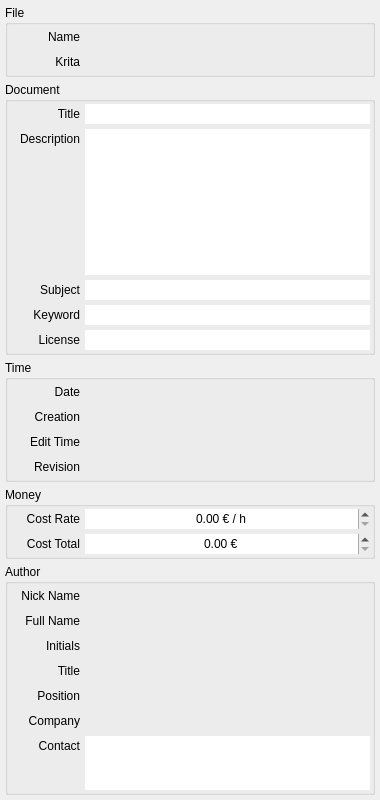
<?xml version="1.0" encoding="UTF-8"?>
<ui version="4.0">
 <class>widget_information</class>
 <widget class="QWidget" name="widget_information">
  <property name="geometry">
   <rect>
    <x>0</x>
    <y>0</y>
    <width>380</width>
    <height>800</height>
   </rect>
  </property>
  <property name="windowTitle">
   <string>Form</string>
  </property>
  <layout class="QVBoxLayout" name="widget_information_layout">
   <property name="spacing">
    <number>0</number>
   </property>
   <property name="leftMargin">
    <number>0</number>
   </property>
   <property name="topMargin">
    <number>0</number>
   </property>
   <property name="rightMargin">
    <number>0</number>
   </property>
   <property name="bottomMargin">
    <number>0</number>
   </property>
   <item>
    <widget class="QScrollArea" name="scroll_area_information">
     <property name="focusPolicy">
      <enum>Qt::NoFocus</enum>
     </property>
     <property name="frameShape">
      <enum>QFrame::NoFrame</enum>
     </property>
     <property name="frameShadow">
      <enum>QFrame::Plain</enum>
     </property>
     <property name="lineWidth">
      <number>0</number>
     </property>
     <property name="widgetResizable">
      <bool>true</bool>
     </property>
     <property name="alignment">
      <set>Qt::AlignCenter</set>
     </property>
     <widget class="QWidget" name="scroll_area_contents_information">
      <property name="geometry">
       <rect>
        <x>0</x>
        <y>0</y>
        <width>380</width>
        <height>800</height>
       </rect>
      </property>
      <layout class="QVBoxLayout" name="scroll_area_contents_information_layout">
       <property name="spacing">
        <number>5</number>
       </property>
       <property name="leftMargin">
        <number>5</number>
       </property>
       <property name="topMargin">
        <number>5</number>
       </property>
       <property name="rightMargin">
        <number>5</number>
       </property>
       <property name="bottomMargin">
        <number>5</number>
       </property>
       <item>
        <widget class="QGroupBox" name="group_file">
         <property name="sizePolicy">
          <sizepolicy hsizetype="Preferred" vsizetype="Fixed">
           <horstretch>0</horstretch>
           <verstretch>0</verstretch>
          </sizepolicy>
         </property>
         <property name="focusPolicy">
          <enum>Qt::NoFocus</enum>
         </property>
         <property name="title">
          <string>File</string>
         </property>
         <property name="flat">
          <bool>true</bool>
         </property>
         <layout class="QGridLayout" name="group_file_layout">
          <property name="leftMargin">
           <number>2</number>
          </property>
          <property name="topMargin">
           <number>2</number>
          </property>
          <property name="rightMargin">
           <number>2</number>
          </property>
          <property name="bottomMargin">
           <number>2</number>
          </property>
          <property name="spacing">
           <number>5</number>
          </property>
          <item row="0" column="1">
           <widget class="QLabel" name="info_file_name">
            <property name="sizePolicy">
             <sizepolicy hsizetype="Ignored" vsizetype="Fixed">
              <horstretch>0</horstretch>
              <verstretch>0</verstretch>
             </sizepolicy>
            </property>
            <property name="minimumSize">
             <size>
              <width>0</width>
              <height>20</height>
             </size>
            </property>
            <property name="maximumSize">
             <size>
              <width>16777215</width>
              <height>20</height>
             </size>
            </property>
            <property name="focusPolicy">
             <enum>Qt::NoFocus</enum>
            </property>
            <property name="text">
             <string/>
            </property>
           </widget>
          </item>
          <item row="0" column="0">
           <widget class="QLabel" name="label_file_name">
            <property name="minimumSize">
             <size>
              <width>70</width>
              <height>20</height>
             </size>
            </property>
            <property name="maximumSize">
             <size>
              <width>70</width>
              <height>20</height>
             </size>
            </property>
            <property name="focusPolicy">
             <enum>Qt::NoFocus</enum>
            </property>
            <property name="text">
             <string>Name</string>
            </property>
            <property name="alignment">
             <set>Qt::AlignRight|Qt::AlignTrailing|Qt::AlignVCenter</set>
            </property>
           </widget>
          </item>
          <item row="1" column="0">
           <widget class="QLabel" name="label_file_version">
            <property name="minimumSize">
             <size>
              <width>70</width>
              <height>20</height>
             </size>
            </property>
            <property name="maximumSize">
             <size>
              <width>70</width>
              <height>20</height>
             </size>
            </property>
            <property name="focusPolicy">
             <enum>Qt::NoFocus</enum>
            </property>
            <property name="text">
             <string>Krita</string>
            </property>
            <property name="alignment">
             <set>Qt::AlignRight|Qt::AlignTrailing|Qt::AlignVCenter</set>
            </property>
           </widget>
          </item>
          <item row="1" column="1">
           <widget class="QLabel" name="info_file_version">
            <property name="sizePolicy">
             <sizepolicy hsizetype="Ignored" vsizetype="Fixed">
              <horstretch>0</horstretch>
              <verstretch>0</verstretch>
             </sizepolicy>
            </property>
            <property name="minimumSize">
             <size>
              <width>0</width>
              <height>20</height>
             </size>
            </property>
            <property name="maximumSize">
             <size>
              <width>16777215</width>
              <height>20</height>
             </size>
            </property>
            <property name="focusPolicy">
             <enum>Qt::NoFocus</enum>
            </property>
            <property name="text">
             <string/>
            </property>
           </widget>
          </item>
         </layout>
        </widget>
       </item>
       <item>
        <widget class="QGroupBox" name="group_document">
         <property name="focusPolicy">
          <enum>Qt::NoFocus</enum>
         </property>
         <property name="title">
          <string>Document</string>
         </property>
         <property name="flat">
          <bool>true</bool>
         </property>
         <layout class="QGridLayout" name="group_document_layout">
          <property name="leftMargin">
           <number>2</number>
          </property>
          <property name="topMargin">
           <number>2</number>
          </property>
          <property name="rightMargin">
           <number>2</number>
          </property>
          <property name="bottomMargin">
           <number>2</number>
          </property>
          <property name="spacing">
           <number>5</number>
          </property>
          <item row="3" column="0">
           <widget class="QLabel" name="label_keyword">
            <property name="minimumSize">
             <size>
              <width>70</width>
              <height>20</height>
             </size>
            </property>
            <property name="maximumSize">
             <size>
              <width>70</width>
              <height>20</height>
             </size>
            </property>
            <property name="focusPolicy">
             <enum>Qt::NoFocus</enum>
            </property>
            <property name="text">
             <string>Keyword</string>
            </property>
            <property name="alignment">
             <set>Qt::AlignRight|Qt::AlignTrailing|Qt::AlignVCenter</set>
            </property>
           </widget>
          </item>
          <item row="5" column="1">
           <widget class="QLineEdit" name="info_license">
            <property name="sizePolicy">
             <sizepolicy hsizetype="Ignored" vsizetype="Fixed">
              <horstretch>0</horstretch>
              <verstretch>0</verstretch>
             </sizepolicy>
            </property>
            <property name="minimumSize">
             <size>
              <width>0</width>
              <height>20</height>
             </size>
            </property>
            <property name="maximumSize">
             <size>
              <width>16777215</width>
              <height>20</height>
             </size>
            </property>
            <property name="focusPolicy">
             <enum>Qt::ClickFocus</enum>
            </property>
            <property name="frame">
             <bool>false</bool>
            </property>
           </widget>
          </item>
          <item row="1" column="0" alignment="Qt::AlignTop">
           <widget class="QLabel" name="label_description">
            <property name="minimumSize">
             <size>
              <width>70</width>
              <height>20</height>
             </size>
            </property>
            <property name="maximumSize">
             <size>
              <width>70</width>
              <height>20</height>
             </size>
            </property>
            <property name="focusPolicy">
             <enum>Qt::NoFocus</enum>
            </property>
            <property name="text">
             <string>Description</string>
            </property>
            <property name="alignment">
             <set>Qt::AlignRight|Qt::AlignTrailing|Qt::AlignVCenter</set>
            </property>
           </widget>
          </item>
          <item row="3" column="1">
           <widget class="QLineEdit" name="info_keyword">
            <property name="sizePolicy">
             <sizepolicy hsizetype="Ignored" vsizetype="Fixed">
              <horstretch>0</horstretch>
              <verstretch>0</verstretch>
             </sizepolicy>
            </property>
            <property name="minimumSize">
             <size>
              <width>0</width>
              <height>20</height>
             </size>
            </property>
            <property name="maximumSize">
             <size>
              <width>16777215</width>
              <height>20</height>
             </size>
            </property>
            <property name="focusPolicy">
             <enum>Qt::ClickFocus</enum>
            </property>
            <property name="frame">
             <bool>false</bool>
            </property>
           </widget>
          </item>
          <item row="0" column="0">
           <widget class="QLabel" name="label_title">
            <property name="minimumSize">
             <size>
              <width>70</width>
              <height>20</height>
             </size>
            </property>
            <property name="maximumSize">
             <size>
              <width>70</width>
              <height>20</height>
             </size>
            </property>
            <property name="focusPolicy">
             <enum>Qt::NoFocus</enum>
            </property>
            <property name="text">
             <string>Title</string>
            </property>
            <property name="alignment">
             <set>Qt::AlignRight|Qt::AlignTrailing|Qt::AlignVCenter</set>
            </property>
           </widget>
          </item>
          <item row="0" column="1">
           <widget class="QLineEdit" name="info_title">
            <property name="sizePolicy">
             <sizepolicy hsizetype="Ignored" vsizetype="Fixed">
              <horstretch>0</horstretch>
              <verstretch>0</verstretch>
             </sizepolicy>
            </property>
            <property name="minimumSize">
             <size>
              <width>0</width>
              <height>20</height>
             </size>
            </property>
            <property name="maximumSize">
             <size>
              <width>16777215</width>
              <height>20</height>
             </size>
            </property>
            <property name="focusPolicy">
             <enum>Qt::ClickFocus</enum>
            </property>
            <property name="frame">
             <bool>false</bool>
            </property>
           </widget>
          </item>
          <item row="2" column="0">
           <widget class="QLabel" name="label_subject">
            <property name="minimumSize">
             <size>
              <width>70</width>
              <height>20</height>
             </size>
            </property>
            <property name="maximumSize">
             <size>
              <width>70</width>
              <height>20</height>
             </size>
            </property>
            <property name="focusPolicy">
             <enum>Qt::NoFocus</enum>
            </property>
            <property name="text">
             <string>Subject</string>
            </property>
            <property name="alignment">
             <set>Qt::AlignRight|Qt::AlignTrailing|Qt::AlignVCenter</set>
            </property>
           </widget>
          </item>
          <item row="1" column="1">
           <widget class="QTextEdit" name="info_description">
            <property name="sizePolicy">
             <sizepolicy hsizetype="Ignored" vsizetype="Preferred">
              <horstretch>0</horstretch>
              <verstretch>0</verstretch>
             </sizepolicy>
            </property>
            <property name="minimumSize">
             <size>
              <width>0</width>
              <height>100</height>
             </size>
            </property>
            <property name="maximumSize">
             <size>
              <width>16777215</width>
              <height>16777215</height>
             </size>
            </property>
            <property name="focusPolicy">
             <enum>Qt::ClickFocus</enum>
            </property>
            <property name="frameShape">
             <enum>QFrame::NoFrame</enum>
            </property>
            <property name="html">
             <string>&lt;!DOCTYPE HTML PUBLIC &quot;-//W3C//DTD HTML 4.0//EN&quot; &quot;http://www.w3.org/TR/REC-html40/strict.dtd&quot;&gt;
&lt;html&gt;&lt;head&gt;&lt;meta name=&quot;qrichtext&quot; content=&quot;1&quot; /&gt;&lt;style type=&quot;text/css&quot;&gt;
p, li { white-space: pre-wrap; }
&lt;/style&gt;&lt;/head&gt;&lt;body style=&quot; font-family:'MS Shell Dlg 2'; font-size:8.25pt; font-weight:400; font-style:normal;&quot;&gt;
&lt;p style=&quot;-qt-paragraph-type:empty; margin-top:0px; margin-bottom:0px; margin-left:0px; margin-right:0px; -qt-block-indent:0; text-indent:0px; font-family:'Lucida Console'; font-size:7.8pt;&quot;&gt;&lt;br /&gt;&lt;/p&gt;&lt;/body&gt;&lt;/html&gt;</string>
            </property>
           </widget>
          </item>
          <item row="5" column="0">
           <widget class="QLabel" name="lable_license">
            <property name="minimumSize">
             <size>
              <width>70</width>
              <height>20</height>
             </size>
            </property>
            <property name="maximumSize">
             <size>
              <width>70</width>
              <height>20</height>
             </size>
            </property>
            <property name="focusPolicy">
             <enum>Qt::NoFocus</enum>
            </property>
            <property name="text">
             <string>License</string>
            </property>
            <property name="alignment">
             <set>Qt::AlignRight|Qt::AlignTrailing|Qt::AlignVCenter</set>
            </property>
           </widget>
          </item>
          <item row="2" column="1">
           <widget class="QLineEdit" name="info_subject">
            <property name="sizePolicy">
             <sizepolicy hsizetype="Ignored" vsizetype="Fixed">
              <horstretch>0</horstretch>
              <verstretch>0</verstretch>
             </sizepolicy>
            </property>
            <property name="minimumSize">
             <size>
              <width>0</width>
              <height>20</height>
             </size>
            </property>
            <property name="maximumSize">
             <size>
              <width>16777215</width>
              <height>20</height>
             </size>
            </property>
            <property name="focusPolicy">
             <enum>Qt::ClickFocus</enum>
            </property>
            <property name="frame">
             <bool>false</bool>
            </property>
           </widget>
          </item>
         </layout>
        </widget>
       </item>
       <item>
        <widget class="QGroupBox" name="group_time">
         <property name="sizePolicy">
          <sizepolicy hsizetype="Preferred" vsizetype="Fixed">
           <horstretch>0</horstretch>
           <verstretch>0</verstretch>
          </sizepolicy>
         </property>
         <property name="focusPolicy">
          <enum>Qt::NoFocus</enum>
         </property>
         <property name="title">
          <string>Time</string>
         </property>
         <property name="flat">
          <bool>true</bool>
         </property>
         <layout class="QGridLayout" name="group_time_layout">
          <property name="leftMargin">
           <number>2</number>
          </property>
          <property name="topMargin">
           <number>2</number>
          </property>
          <property name="rightMargin">
           <number>2</number>
          </property>
          <property name="bottomMargin">
           <number>2</number>
          </property>
          <property name="spacing">
           <number>5</number>
          </property>
          <item row="1" column="1">
           <widget class="QLabel" name="info_creation">
            <property name="sizePolicy">
             <sizepolicy hsizetype="Ignored" vsizetype="Fixed">
              <horstretch>0</horstretch>
              <verstretch>0</verstretch>
             </sizepolicy>
            </property>
            <property name="minimumSize">
             <size>
              <width>0</width>
              <height>20</height>
             </size>
            </property>
            <property name="maximumSize">
             <size>
              <width>16777215</width>
              <height>20</height>
             </size>
            </property>
            <property name="focusPolicy">
             <enum>Qt::NoFocus</enum>
            </property>
            <property name="text">
             <string/>
            </property>
           </widget>
          </item>
          <item row="3" column="1">
           <widget class="QLabel" name="info_edit_time">
            <property name="sizePolicy">
             <sizepolicy hsizetype="Ignored" vsizetype="Fixed">
              <horstretch>0</horstretch>
              <verstretch>0</verstretch>
             </sizepolicy>
            </property>
            <property name="minimumSize">
             <size>
              <width>0</width>
              <height>20</height>
             </size>
            </property>
            <property name="maximumSize">
             <size>
              <width>16777215</width>
              <height>20</height>
             </size>
            </property>
            <property name="focusPolicy">
             <enum>Qt::NoFocus</enum>
            </property>
            <property name="text">
             <string/>
            </property>
           </widget>
          </item>
          <item row="0" column="1">
           <widget class="QLabel" name="info_date">
            <property name="sizePolicy">
             <sizepolicy hsizetype="Ignored" vsizetype="Fixed">
              <horstretch>0</horstretch>
              <verstretch>0</verstretch>
             </sizepolicy>
            </property>
            <property name="minimumSize">
             <size>
              <width>0</width>
              <height>20</height>
             </size>
            </property>
            <property name="maximumSize">
             <size>
              <width>16777215</width>
              <height>20</height>
             </size>
            </property>
            <property name="focusPolicy">
             <enum>Qt::NoFocus</enum>
            </property>
            <property name="text">
             <string/>
            </property>
           </widget>
          </item>
          <item row="0" column="0">
           <widget class="QLabel" name="label_date">
            <property name="minimumSize">
             <size>
              <width>70</width>
              <height>20</height>
             </size>
            </property>
            <property name="maximumSize">
             <size>
              <width>70</width>
              <height>20</height>
             </size>
            </property>
            <property name="focusPolicy">
             <enum>Qt::NoFocus</enum>
            </property>
            <property name="text">
             <string>Date</string>
            </property>
            <property name="alignment">
             <set>Qt::AlignRight|Qt::AlignTrailing|Qt::AlignVCenter</set>
            </property>
           </widget>
          </item>
          <item row="1" column="0">
           <widget class="QLabel" name="label_creation">
            <property name="minimumSize">
             <size>
              <width>70</width>
              <height>20</height>
             </size>
            </property>
            <property name="maximumSize">
             <size>
              <width>70</width>
              <height>20</height>
             </size>
            </property>
            <property name="focusPolicy">
             <enum>Qt::NoFocus</enum>
            </property>
            <property name="text">
             <string>Creation</string>
            </property>
            <property name="alignment">
             <set>Qt::AlignRight|Qt::AlignTrailing|Qt::AlignVCenter</set>
            </property>
           </widget>
          </item>
          <item row="3" column="0">
           <widget class="QLabel" name="label_edit_time">
            <property name="minimumSize">
             <size>
              <width>70</width>
              <height>20</height>
             </size>
            </property>
            <property name="maximumSize">
             <size>
              <width>70</width>
              <height>20</height>
             </size>
            </property>
            <property name="focusPolicy">
             <enum>Qt::NoFocus</enum>
            </property>
            <property name="text">
             <string>Edit Time</string>
            </property>
            <property name="alignment">
             <set>Qt::AlignRight|Qt::AlignTrailing|Qt::AlignVCenter</set>
            </property>
           </widget>
          </item>
          <item row="4" column="0">
           <widget class="QLabel" name="label_edit_cycles">
            <property name="minimumSize">
             <size>
              <width>70</width>
              <height>20</height>
             </size>
            </property>
            <property name="maximumSize">
             <size>
              <width>70</width>
              <height>20</height>
             </size>
            </property>
            <property name="focusPolicy">
             <enum>Qt::NoFocus</enum>
            </property>
            <property name="text">
             <string>Revision</string>
            </property>
            <property name="alignment">
             <set>Qt::AlignRight|Qt::AlignTrailing|Qt::AlignVCenter</set>
            </property>
           </widget>
          </item>
          <item row="4" column="1">
           <widget class="QLabel" name="info_edit_cycles">
            <property name="sizePolicy">
             <sizepolicy hsizetype="Ignored" vsizetype="Fixed">
              <horstretch>0</horstretch>
              <verstretch>0</verstretch>
             </sizepolicy>
            </property>
            <property name="minimumSize">
             <size>
              <width>0</width>
              <height>20</height>
             </size>
            </property>
            <property name="maximumSize">
             <size>
              <width>16777215</width>
              <height>20</height>
             </size>
            </property>
            <property name="focusPolicy">
             <enum>Qt::NoFocus</enum>
            </property>
            <property name="text">
             <string/>
            </property>
           </widget>
          </item>
         </layout>
        </widget>
       </item>
       <item>
        <widget class="QGroupBox" name="group_money">
         <property name="title">
          <string>Money</string>
         </property>
         <property name="flat">
          <bool>true</bool>
         </property>
         <layout class="QGridLayout" name="group_money_layout">
          <property name="leftMargin">
           <number>2</number>
          </property>
          <property name="topMargin">
           <number>2</number>
          </property>
          <property name="rightMargin">
           <number>2</number>
          </property>
          <property name="bottomMargin">
           <number>2</number>
          </property>
          <property name="spacing">
           <number>5</number>
          </property>
          <item row="0" column="0">
           <widget class="QLabel" name="label_money_rate">
            <property name="minimumSize">
             <size>
              <width>70</width>
              <height>20</height>
             </size>
            </property>
            <property name="maximumSize">
             <size>
              <width>70</width>
              <height>20</height>
             </size>
            </property>
            <property name="focusPolicy">
             <enum>Qt::NoFocus</enum>
            </property>
            <property name="text">
             <string>Cost Rate</string>
            </property>
            <property name="alignment">
             <set>Qt::AlignRight|Qt::AlignTrailing|Qt::AlignVCenter</set>
            </property>
           </widget>
          </item>
          <item row="0" column="1">
           <widget class="QDoubleSpinBox" name="menu_money_rate">
            <property name="sizePolicy">
             <sizepolicy hsizetype="Ignored" vsizetype="Fixed">
              <horstretch>0</horstretch>
              <verstretch>0</verstretch>
             </sizepolicy>
            </property>
            <property name="minimumSize">
             <size>
              <width>0</width>
              <height>20</height>
             </size>
            </property>
            <property name="maximumSize">
             <size>
              <width>16777215</width>
              <height>20</height>
             </size>
            </property>
            <property name="focusPolicy">
             <enum>Qt::ClickFocus</enum>
            </property>
            <property name="frame">
             <bool>false</bool>
            </property>
            <property name="alignment">
             <set>Qt::AlignCenter</set>
            </property>
            <property name="suffix">
             <string> € / h</string>
            </property>
            <property name="maximum">
             <double>10000000.000000000000000</double>
            </property>
           </widget>
          </item>
          <item row="1" column="0">
           <widget class="QLabel" name="label_money_total">
            <property name="minimumSize">
             <size>
              <width>70</width>
              <height>20</height>
             </size>
            </property>
            <property name="maximumSize">
             <size>
              <width>70</width>
              <height>20</height>
             </size>
            </property>
            <property name="lineWidth">
             <number>0</number>
            </property>
            <property name="text">
             <string>Cost Total</string>
            </property>
            <property name="alignment">
             <set>Qt::AlignRight|Qt::AlignTrailing|Qt::AlignVCenter</set>
            </property>
           </widget>
          </item>
          <item row="1" column="1">
           <widget class="QDoubleSpinBox" name="menu_money_total">
            <property name="sizePolicy">
             <sizepolicy hsizetype="Ignored" vsizetype="Fixed">
              <horstretch>0</horstretch>
              <verstretch>0</verstretch>
             </sizepolicy>
            </property>
            <property name="minimumSize">
             <size>
              <width>0</width>
              <height>20</height>
             </size>
            </property>
            <property name="maximumSize">
             <size>
              <width>16777215</width>
              <height>20</height>
             </size>
            </property>
            <property name="focusPolicy">
             <enum>Qt::ClickFocus</enum>
            </property>
            <property name="frame">
             <bool>false</bool>
            </property>
            <property name="alignment">
             <set>Qt::AlignCenter</set>
            </property>
            <property name="suffix">
             <string> €</string>
            </property>
            <property name="maximum">
             <double>10000000.000000000000000</double>
            </property>
           </widget>
          </item>
         </layout>
        </widget>
       </item>
       <item>
        <widget class="QGroupBox" name="group_artist">
         <property name="focusPolicy">
          <enum>Qt::NoFocus</enum>
         </property>
         <property name="title">
          <string>Author</string>
         </property>
         <property name="flat">
          <bool>true</bool>
         </property>
         <layout class="QGridLayout" name="group_artist_layout">
          <property name="leftMargin">
           <number>2</number>
          </property>
          <property name="topMargin">
           <number>2</number>
          </property>
          <property name="rightMargin">
           <number>2</number>
          </property>
          <property name="bottomMargin">
           <number>2</number>
          </property>
          <property name="spacing">
           <number>5</number>
          </property>
          <item row="5" column="0">
           <widget class="QLabel" name="label_company">
            <property name="minimumSize">
             <size>
              <width>70</width>
              <height>20</height>
             </size>
            </property>
            <property name="maximumSize">
             <size>
              <width>70</width>
              <height>20</height>
             </size>
            </property>
            <property name="focusPolicy">
             <enum>Qt::NoFocus</enum>
            </property>
            <property name="text">
             <string>Company</string>
            </property>
            <property name="alignment">
             <set>Qt::AlignRight|Qt::AlignTrailing|Qt::AlignVCenter</set>
            </property>
           </widget>
          </item>
          <item row="6" column="0" alignment="Qt::AlignTop">
           <widget class="QLabel" name="label_contact">
            <property name="minimumSize">
             <size>
              <width>70</width>
              <height>20</height>
             </size>
            </property>
            <property name="maximumSize">
             <size>
              <width>70</width>
              <height>20</height>
             </size>
            </property>
            <property name="focusPolicy">
             <enum>Qt::NoFocus</enum>
            </property>
            <property name="text">
             <string>Contact</string>
            </property>
            <property name="alignment">
             <set>Qt::AlignRight|Qt::AlignTrailing|Qt::AlignVCenter</set>
            </property>
           </widget>
          </item>
          <item row="6" column="1">
           <widget class="QListWidget" name="info_contact">
            <property name="sizePolicy">
             <sizepolicy hsizetype="Ignored" vsizetype="Preferred">
              <horstretch>0</horstretch>
              <verstretch>0</verstretch>
             </sizepolicy>
            </property>
            <property name="minimumSize">
             <size>
              <width>0</width>
              <height>50</height>
             </size>
            </property>
            <property name="maximumSize">
             <size>
              <width>16777215</width>
              <height>100</height>
             </size>
            </property>
            <property name="focusPolicy">
             <enum>Qt::NoFocus</enum>
            </property>
            <property name="frameShape">
             <enum>QFrame::NoFrame</enum>
            </property>
           </widget>
          </item>
          <item row="3" column="1">
           <widget class="QLabel" name="info_author_title">
            <property name="sizePolicy">
             <sizepolicy hsizetype="Ignored" vsizetype="Fixed">
              <horstretch>0</horstretch>
              <verstretch>0</verstretch>
             </sizepolicy>
            </property>
            <property name="minimumSize">
             <size>
              <width>0</width>
              <height>20</height>
             </size>
            </property>
            <property name="maximumSize">
             <size>
              <width>16777215</width>
              <height>20</height>
             </size>
            </property>
            <property name="focusPolicy">
             <enum>Qt::NoFocus</enum>
            </property>
            <property name="text">
             <string/>
            </property>
           </widget>
          </item>
          <item row="1" column="1">
           <widget class="QLabel" name="info_full_name">
            <property name="sizePolicy">
             <sizepolicy hsizetype="Ignored" vsizetype="Fixed">
              <horstretch>0</horstretch>
              <verstretch>0</verstretch>
             </sizepolicy>
            </property>
            <property name="minimumSize">
             <size>
              <width>0</width>
              <height>20</height>
             </size>
            </property>
            <property name="maximumSize">
             <size>
              <width>16777215</width>
              <height>20</height>
             </size>
            </property>
            <property name="focusPolicy">
             <enum>Qt::NoFocus</enum>
            </property>
            <property name="text">
             <string/>
            </property>
           </widget>
          </item>
          <item row="4" column="1">
           <widget class="QLabel" name="info_position">
            <property name="sizePolicy">
             <sizepolicy hsizetype="Ignored" vsizetype="Fixed">
              <horstretch>0</horstretch>
              <verstretch>0</verstretch>
             </sizepolicy>
            </property>
            <property name="minimumSize">
             <size>
              <width>0</width>
              <height>20</height>
             </size>
            </property>
            <property name="maximumSize">
             <size>
              <width>16777215</width>
              <height>20</height>
             </size>
            </property>
            <property name="focusPolicy">
             <enum>Qt::NoFocus</enum>
            </property>
            <property name="text">
             <string/>
            </property>
           </widget>
          </item>
          <item row="1" column="0">
           <widget class="QLabel" name="label_full_name">
            <property name="minimumSize">
             <size>
              <width>70</width>
              <height>20</height>
             </size>
            </property>
            <property name="maximumSize">
             <size>
              <width>70</width>
              <height>20</height>
             </size>
            </property>
            <property name="focusPolicy">
             <enum>Qt::NoFocus</enum>
            </property>
            <property name="text">
             <string>Full Name</string>
            </property>
            <property name="alignment">
             <set>Qt::AlignRight|Qt::AlignTrailing|Qt::AlignVCenter</set>
            </property>
           </widget>
          </item>
          <item row="0" column="0">
           <widget class="QLabel" name="label_nick_name">
            <property name="minimumSize">
             <size>
              <width>70</width>
              <height>20</height>
             </size>
            </property>
            <property name="maximumSize">
             <size>
              <width>70</width>
              <height>20</height>
             </size>
            </property>
            <property name="focusPolicy">
             <enum>Qt::NoFocus</enum>
            </property>
            <property name="text">
             <string>Nick Name</string>
            </property>
            <property name="alignment">
             <set>Qt::AlignRight|Qt::AlignTrailing|Qt::AlignVCenter</set>
            </property>
           </widget>
          </item>
          <item row="2" column="1">
           <widget class="QLabel" name="info_initials">
            <property name="sizePolicy">
             <sizepolicy hsizetype="Ignored" vsizetype="Fixed">
              <horstretch>0</horstretch>
              <verstretch>0</verstretch>
             </sizepolicy>
            </property>
            <property name="minimumSize">
             <size>
              <width>0</width>
              <height>20</height>
             </size>
            </property>
            <property name="maximumSize">
             <size>
              <width>16777215</width>
              <height>20</height>
             </size>
            </property>
            <property name="focusPolicy">
             <enum>Qt::NoFocus</enum>
            </property>
            <property name="text">
             <string/>
            </property>
           </widget>
          </item>
          <item row="5" column="1">
           <widget class="QLabel" name="info_company">
            <property name="sizePolicy">
             <sizepolicy hsizetype="Ignored" vsizetype="Fixed">
              <horstretch>0</horstretch>
              <verstretch>0</verstretch>
             </sizepolicy>
            </property>
            <property name="minimumSize">
             <size>
              <width>0</width>
              <height>20</height>
             </size>
            </property>
            <property name="maximumSize">
             <size>
              <width>16777215</width>
              <height>20</height>
             </size>
            </property>
            <property name="focusPolicy">
             <enum>Qt::NoFocus</enum>
            </property>
            <property name="text">
             <string/>
            </property>
           </widget>
          </item>
          <item row="4" column="0">
           <widget class="QLabel" name="label_position">
            <property name="minimumSize">
             <size>
              <width>70</width>
              <height>20</height>
             </size>
            </property>
            <property name="maximumSize">
             <size>
              <width>70</width>
              <height>20</height>
             </size>
            </property>
            <property name="focusPolicy">
             <enum>Qt::NoFocus</enum>
            </property>
            <property name="text">
             <string>Position</string>
            </property>
            <property name="alignment">
             <set>Qt::AlignRight|Qt::AlignTrailing|Qt::AlignVCenter</set>
            </property>
           </widget>
          </item>
          <item row="3" column="0">
           <widget class="QLabel" name="label_author_title">
            <property name="minimumSize">
             <size>
              <width>70</width>
              <height>20</height>
             </size>
            </property>
            <property name="maximumSize">
             <size>
              <width>70</width>
              <height>20</height>
             </size>
            </property>
            <property name="focusPolicy">
             <enum>Qt::NoFocus</enum>
            </property>
            <property name="text">
             <string>Title</string>
            </property>
            <property name="alignment">
             <set>Qt::AlignRight|Qt::AlignTrailing|Qt::AlignVCenter</set>
            </property>
           </widget>
          </item>
          <item row="0" column="1">
           <widget class="QLabel" name="info_nick_name">
            <property name="sizePolicy">
             <sizepolicy hsizetype="Ignored" vsizetype="Fixed">
              <horstretch>0</horstretch>
              <verstretch>0</verstretch>
             </sizepolicy>
            </property>
            <property name="minimumSize">
             <size>
              <width>0</width>
              <height>20</height>
             </size>
            </property>
            <property name="maximumSize">
             <size>
              <width>16777215</width>
              <height>20</height>
             </size>
            </property>
            <property name="focusPolicy">
             <enum>Qt::NoFocus</enum>
            </property>
            <property name="text">
             <string/>
            </property>
           </widget>
          </item>
          <item row="2" column="0">
           <widget class="QLabel" name="label_initials">
            <property name="minimumSize">
             <size>
              <width>70</width>
              <height>20</height>
             </size>
            </property>
            <property name="maximumSize">
             <size>
              <width>70</width>
              <height>20</height>
             </size>
            </property>
            <property name="focusPolicy">
             <enum>Qt::NoFocus</enum>
            </property>
            <property name="text">
             <string>Initials</string>
            </property>
            <property name="alignment">
             <set>Qt::AlignRight|Qt::AlignTrailing|Qt::AlignVCenter</set>
            </property>
           </widget>
          </item>
         </layout>
        </widget>
       </item>
      </layout>
     </widget>
    </widget>
   </item>
  </layout>
 </widget>
 <resources/>
 <connections/>
</ui>
